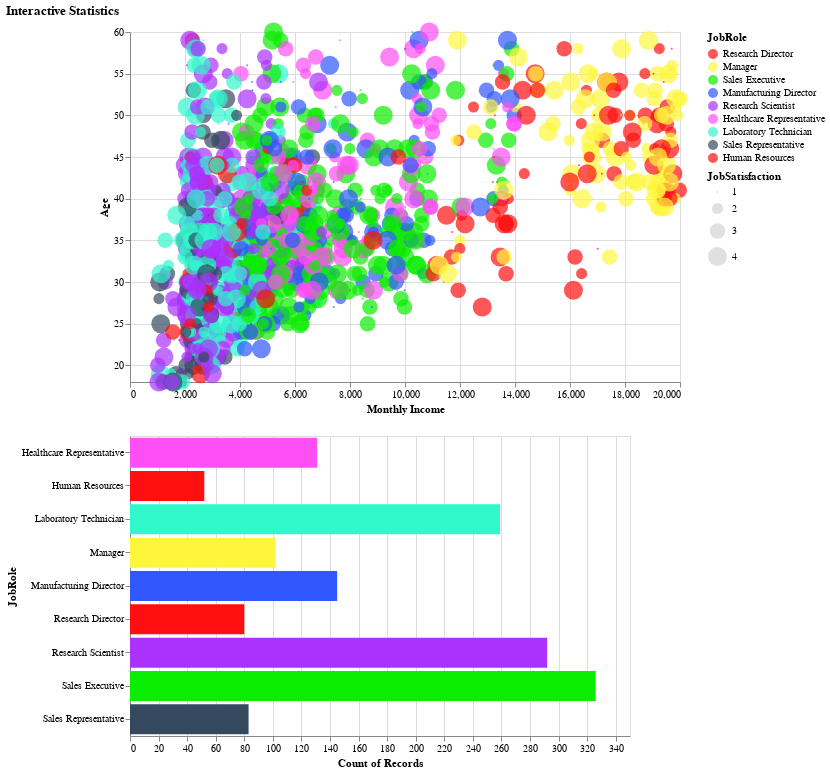

The cell this chart's notebook holds for it:
### Code cell
charts

### Figure 1 — Vega-Lite specification as saved in the notebook (floating-point values rounded to 4 significant figures; data arrays with more than 128 entries replaced by an {"elided": "..."} marker saying what was removed)
{"config": {"view": {"continuousWidth": 300, "continuousHeight": 300}}, "vconcat": [{"mark": {"type": "circle"}, "encoding": {"color": {"condition": {"param": "param_35", "field": "JobRole", "scale": {"domain": ["Research Director", "Manager", "Sales Executive", "Manufacturing Director", "Research Scientist", "Healthcare Representative", "Laboratory Technician", "Sales Representative", "Human Resources"], "range": ["#ff0f0f", "#fef63c", "#0bed01", "#3157ff", "#ab31ff", "#fe4ff4", "#31f7cd", "#34495e"]}, "type": "ordinal"}, "value": "lightgray"}, "size": {"field": "JobSatisfaction", "scale": {"domain": [1, 2, 3, 4]}, "type": "ordinal"}, "x": {"field": "MonthlyIncome", "scale": {"domain": [0, 20000]}, "title": "Monthly Income", "type": "quantitative"}, "y": {"field": "Age", "scale": {"domain": [18, 60]}, "title": "Age", "type": "quantitative"}}, "height": 350, "name": "view_29", "transform": [{"filter": {"param": "param_36"}}], "width": 550}, {"mark": {"type": "bar"}, "encoding": {"color": {"condition": {"param": "param_36", "field": "JobRole", "scale": {"domain": ["Research Director", "Manager", "Sales Executive", "Manufacturing Director", "Research Scientist", "Healthcare Representative", "Laboratory Technician", "Sales Representative", "Human Resources"], "range": ["#ff0f0f", "#fef63c", "#0bed01", "#3157ff", "#ab31ff", "#fe4ff4", "#31f7cd", "#34495e"]}, "type": "ordinal"}, "value": "lightgray"}, "x": {"aggregate": "count", "type": "quantitative"}, "y": {"field": "JobRole", "type": "nominal"}}, "height": 300, "name": "view_30", "transform": [{"filter": {"param": "param_35"}}], "width": 500}], "data": {"name": "data-0fb9715bda089595427c6f65e97097df"}, "params": [{"name": "param_35", "select": {"type": "interval", "encodings": ["x"]}, "views": ["view_29"]}, {"name": "param_36", "select": {"type": "point", "encodings": ["color"]}, "views": ["view_30"]}], "title": "Interactive Statistics", "$schema": "https://vega.github.io/schema/vega-lite/v5.14.1.json", "datasets": {"data-0fb9715bda089595427c6f65e97097df": {"elided": "1470 records"}}}
